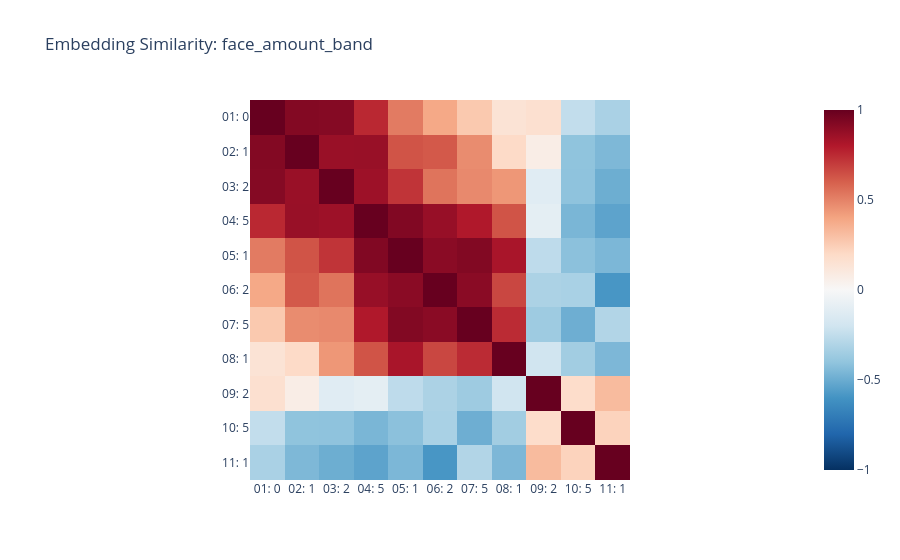

This figure's notebook cell:
### Markdown cell above
The relationships show that face amounts close to eachother are more similar to ones that are farther apart. The PCA analysis shows that the 2.5M+ face bands are the farthest apart from other face bands

### Code cell
model.embedding_plot_similarity("face_amount_band")

### Figure 1 — Plotly figure (JSON) as saved in the notebook; plotly's stock layout.template omitted (floating-point values rounded to 4 significant figures)
{"data": [{"coloraxis": "coloraxis", "hovertemplate": "x: %{x}<br>y: %{y}<br>color: %{z}<extra></extra>", "name": "0", "type": "heatmap", "x": ["01: 0 - 9,999", "02: 10,000 - 24,999", "03: 25,000 - 49,999", "04: 50,000 - 99,999", "05: 100,000 - 249,999", "06: 250,000 - 499,999", "07: 500,000 - 999,999", "08: 1,000,000 - 2,499,999", "09: 2,500,000 - 4,999,999", "10: 5,000,000 - 9,999,999", "11: 10,000,000+"], "xaxis": "x", "y": ["01: 0 - 9,999", "02: 10,000 - 24,999", "03: 25,000 - 49,999", "04: 50,000 - 99,999", "05: 100,000 - 249,999", "06: 250,000 - 499,999", "07: 500,000 - 999,999", "08: 1,000,000 - 2,499,999", "09: 2,500,000 - 4,999,999", "10: 5,000,000 - 9,999,999", "11: 10,000,000+"], "yaxis": "y", "z": [[1.0, 0.9264, 0.9193, 0.7567, 0.5213, 0.3858, 0.2685, 0.1422, 0.1636, -0.247, -0.3252], [0.9264, 1.0, 0.8664, 0.8697, 0.6336, 0.6184, 0.4732, 0.1964, 0.07205, -0.4054, -0.4501], [0.9193, 0.8664, 1.0, 0.8557, 0.7224, 0.5432, 0.4807, 0.4403, -0.1227, -0.4074, -0.493], [0.7567, 0.8697, 0.8557, 1.0, 0.9294, 0.8709, 0.804, 0.6326, -0.1005, -0.4598, -0.5342], [0.5213, 0.6336, 0.7224, 0.9294, 1.0, 0.9054, 0.9287, 0.8242, -0.2599, -0.4154, -0.4554], [0.3858, 0.6184, 0.5432, 0.8709, 0.9054, 1.0, 0.9056, 0.6707, -0.3184, -0.3277, -0.5869], [0.2685, 0.4732, 0.4807, 0.804, 0.9287, 0.9056, 1.0, 0.7486, -0.3612, -0.492, -0.2984], [0.1422, 0.1964, 0.4403, 0.6326, 0.8242, 0.6707, 0.7486, 1.0, -0.1989, -0.35, -0.4542], [0.1636, 0.07205, -0.1227, -0.1005, -0.2599, -0.3184, -0.3612, -0.1989, 1.0, 0.1849, 0.3198], [-0.247, -0.4054, -0.4074, -0.4598, -0.4154, -0.3277, -0.492, -0.35, 0.1849, 1.0, 0.2288], [-0.3252, -0.4501, -0.493, -0.5342, -0.4554, -0.5869, -0.2984, -0.4542, 0.3198, 0.2288, 1.0]]}], "layout": {"coloraxis": {"cmax": 1, "cmin": -1, "colorscale": [[0, "rgb(5,48,97)"], [0.1, "rgb(33,102,172)"], [0.2, "rgb(67,147,195)"], [0.3, "rgb(146,197,222)"], [0.4, "rgb(209,229,240)"], [0.5, "rgb(247,247,247)"], [0.6, "rgb(253,219,199)"], [0.7, "rgb(244,165,130)"], [0.8, "rgb(214,96,77)"], [0.9, "rgb(178,24,43)"], [1, "rgb(103,0,31)"]]}, "title": {"text": "Embedding Similarity: face_amount_band"}, "xaxis": {"anchor": "y", "constrain": "domain", "domain": [0, 1], "scaleanchor": "y", "ticktext": ["01: 0", "02: 1", "03: 2", "04: 5", "05: 1", "06: 2", "07: 5", "08: 1", "09: 2", "10: 5", "11: 1"], "tickvals": [0, 1, 2, 3, 4, 5, 6, 7, 8, 9, 10]}, "yaxis": {"anchor": "x", "autorange": "reversed", "constrain": "domain", "domain": [0, 1], "ticktext": ["01: 0", "02: 1", "03: 2", "04: 5", "05: 1", "06: 2", "07: 5", "08: 1", "09: 2", "10: 5", "11: 1"], "tickvals": [0, 1, 2, 3, 4, 5, 6, 7, 8, 9, 10]}}}
